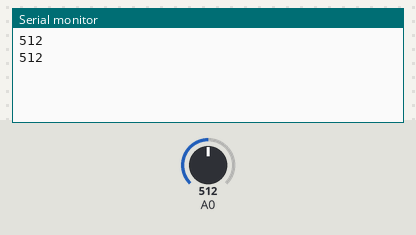
Recording of a sketch running on a simulated Arduino Uno, built with avr-gcc and run on an emulated ATmega328P. Parts: the last lines printed to the serial monitor. Inputs (shaded band) come from the test bench; at power-on: A0 = 512.

Above: at 1.8 s.
1.9 s: A0 set to 716
At 2.8 s:
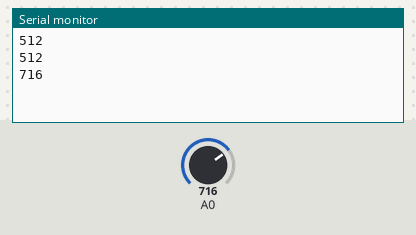
3.4 s: A0 set to 900
At 4.4 s:
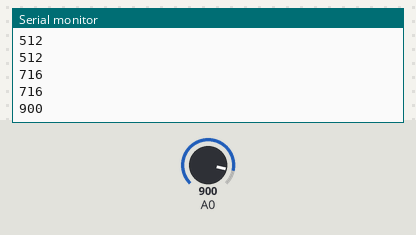
Timing chart, 0 to 6.4 s (numbered marks = the images above; inputs shaded):
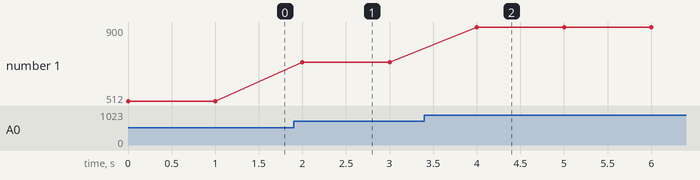

Measured:
- after the input at 1.9 s, the serial monitor: prints a new line after 0.10 s (image 1)
- after the input at 3.4 s, the serial monitor: prints a new line after 0.60 s (image 2)
- plotted number 1: 512 → 716 after the input at 1.9 s, 716 → 900 after the input at 3.4 s

The sketch:

pot_read.ino
```cpp
 int sensorval;
void setup() {
 Serial.begin(9600);

}

void loop() {
  sensorval = analogRead(A0);
  Serial.println(sensorval);
  delay(1000);
}
```
